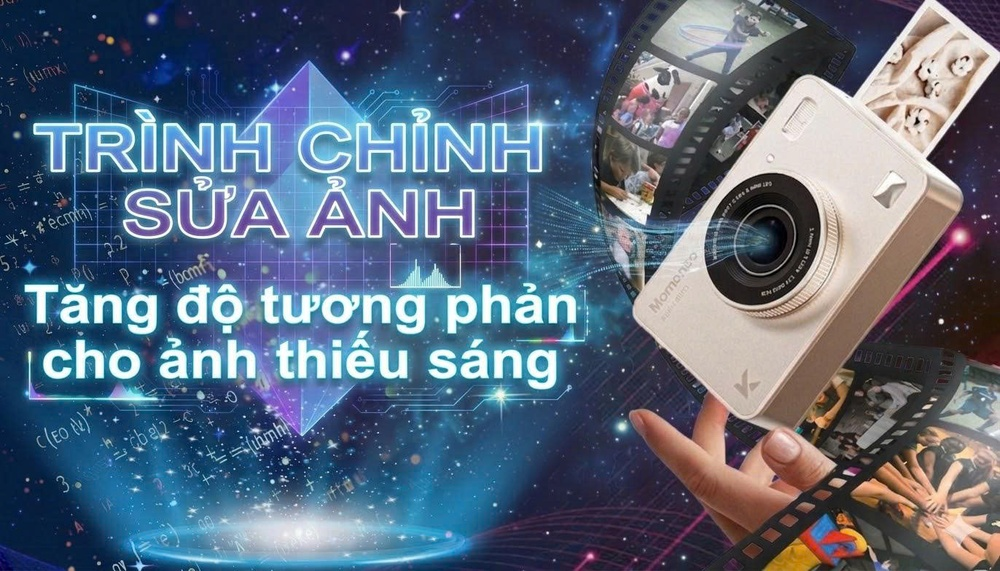
#> input picture nen.jpg, 1000 x 571 px, shrunk from 1372 x 784 before the run
$ python giaodiendongian.py
#> lines starting #> are read from the running program, lines starting #| are printed output that depends on the picture
import cv2
import numpy as np
import math
import matplotlib.pyplot as plt
from matplotlib.widgets import Slider, Button
from tkinter import Tk, filedialog
from skimage.metrics import structural_similarity as ssim

# --- 1. HỘP THOẠI CHỌN ẢNH ---
root = Tk()
root.withdraw()
file_path = filedialog.askopenfilename(title="Chọn ảnh thiếu sáng",
                                       filetypes=[("Image files", "*.jpg *.jpeg *.png *.bmp")])
#> the answer given: nen.jpg

if not file_path:
    print("Bạn chưa chọn ảnh! Chương trình kết thúc.")
    exit()

# Đọc ảnh gốc (Lưu giữ để làm mốc tính toán SSIM/PSNR)
img_bgr = cv2.imdecode(np.fromfile(file_path, dtype=np.uint8), cv2.IMREAD_COLOR)
#> img_bgr is the input picture: shape (571, 1000, 3); mean B, G, R 123.3, 103.4, 88.6
img_original_rgb = cv2.cvtColor(img_bgr, cv2.COLOR_BGR2RGB)

# Ảnh dùng để thao tác cộng dồn (HE, CLAHE)
img_base = img_original_rgb.copy()
# Ảnh đang hiển thị hiện tại trên màn hình (Sau khi kéo slider)
img_current_display = img_original_rgb.copy()

# --- 2. THIẾT LẬP CỬA SỔ CHÍNH ---
fig_main, ax_main = plt.subplots(figsize=(10, 8))
fig_main.canvas.manager.set_window_title("Trình Chỉnh Sửa Ảnh - Matplotlib")
plt.subplots_adjust(left=0.1, bottom=0.35)
ax_main.set_title("Trình chỉnh sửa ảnh (Giao diện Matplotlib)", fontweight='bold')
ax_main.axis('off')

im_display = ax_main.imshow(img_base)

# --- 3. TẠO THANH TRƯỢT ---
ax_gamma = plt.axes([0.15, 0.25, 0.7, 0.03], facecolor='lightgray')
ax_denoise = plt.axes([0.15, 0.20, 0.7, 0.03], facecolor='lightgray')
ax_smooth = plt.axes([0.15, 0.15, 0.7, 0.03], facecolor='lightgray')

slider_gamma = Slider(ax_gamma, 'Gamma', 1, 100, valinit=50, valstep=1)
slider_denoise = Slider(ax_denoise, 'Khử nhiễu', 0, 100, valinit=0, valstep=1)
slider_smooth = Slider(ax_smooth, 'Làm mịn', 0, 100, valinit=0, valstep=1)

# --- 4. TẠO NÚT BẤM ---
ax_btn_he = plt.axes([0.1, 0.05, 0.15, 0.05])
ax_btn_clahe = plt.axes([0.28, 0.05, 0.15, 0.05])
ax_btn_report = plt.axes([0.46, 0.05, 0.25, 0.05])  # Nút Report to hơn chút
ax_btn_reset = plt.axes([0.74, 0.05, 0.15, 0.05])

btn_he = Button(ax_btn_he, 'Cân bằng HE', hovercolor='lightblue')
btn_clahe = Button(ax_btn_clahe, 'CLAHE', hovercolor='lightblue')
btn_report = Button(ax_btn_report, 'Xem Histogram & Report', hovercolor='lightgreen')
btn_reset = Button(ax_btn_reset, 'Reset Gốc', hovercolor='salmon')


# --- 5. LOGIC XỬ LÝ ẢNH ---
# [138 lines left out: functions update, apply_he, apply_clahe, reset_image, show_report, not called in this run]


# --- 7. KẾT NỐI SỰ KIỆN ---
slider_gamma.on_changed(update)
slider_denoise.on_changed(update)
slider_smooth.on_changed(update)

btn_he.on_clicked(apply_he)
btn_clahe.on_clicked(apply_clahe)
btn_reset.on_clicked(reset_image)
btn_report.on_clicked(show_report)

# Khởi chạy giao diện chính
plt.show()
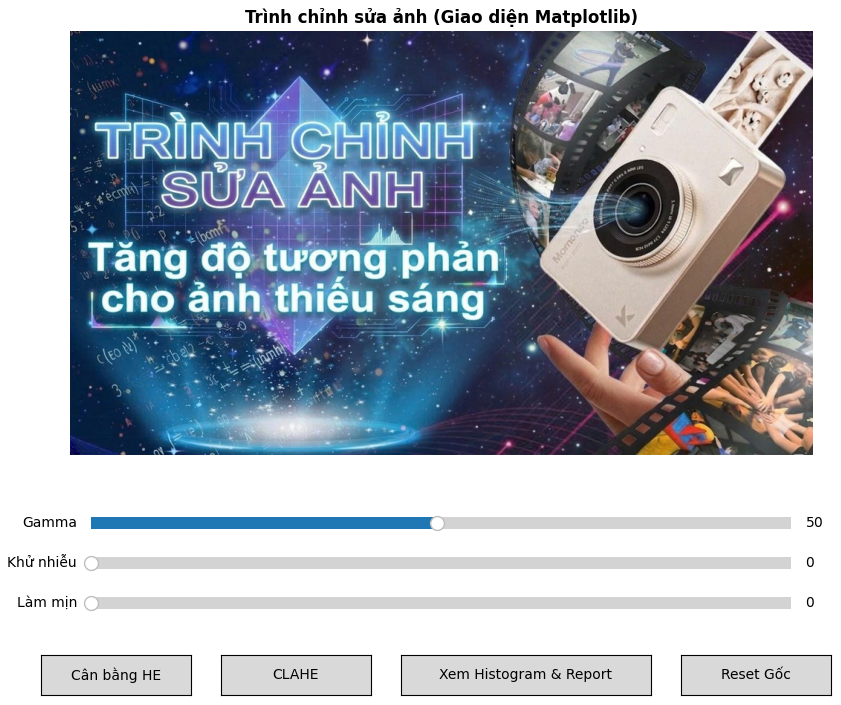
#> figure drawn by matplotlib, 4 panels

$ run again, on update.png
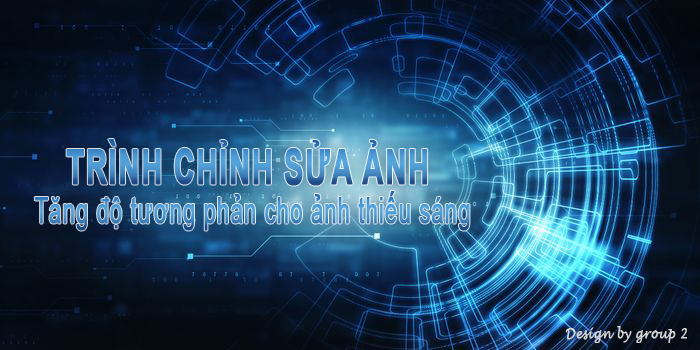
#> input picture update.png, 700 x 350 px
#> img_bgr is the input picture: shape (350, 700, 3); mean B, G, R 96.4, 64.3, 29.3
#> `plt.show()`:
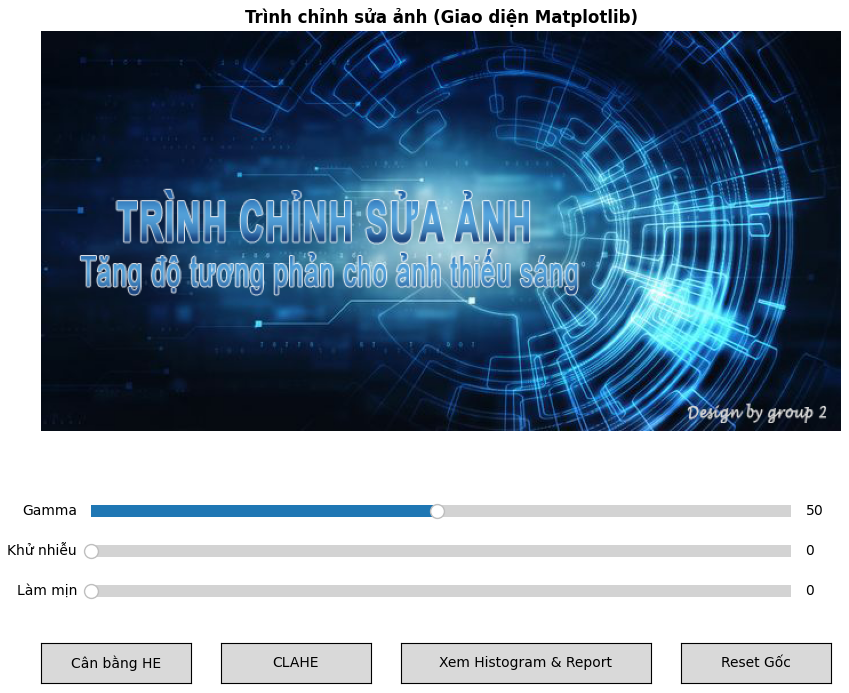
#> figure drawn by matplotlib, 4 panels
